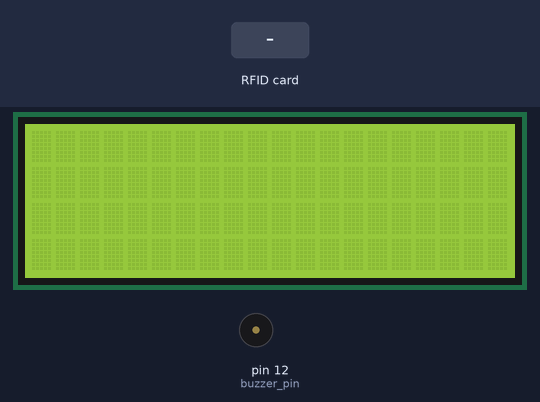
This program was run on a simulated Raspberry Pi (header pin numbers). Shown: 20×4 character LCD, buzzer (waves = sounding, pin HIGH). The test bench sets the inputs (shaded band). The RFID card's data blocks start empty; what the program prints to the terminal is not drawn.

Above: at 1.2 s.
1.3 s: RFID card 5E 7A 19 C4 held to the reader
At 1.74 s:
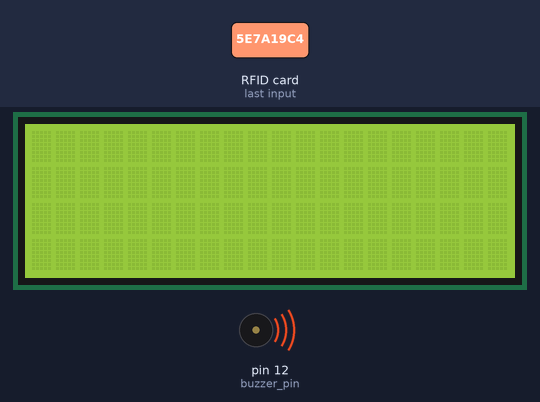
Timing chart, 0 to 4.3 s (numbered marks = the images above; inputs shaded):
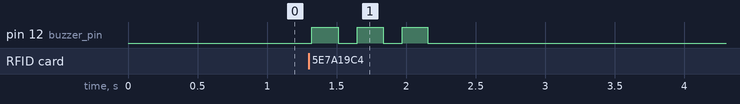

Measured:
- after the input at 1.3 s, pin 12 (buzzer_pin): alternates HIGH for 0.18 s and LOW for 0.14 s, 6 changes in all, then stays LOW, starting at once

The program:

Read_RFID_Buzzer_LCD.py
```python
import time

import RPi.GPIO as GPIO
from mfrc522 import SimpleMFRC522
from RPLCD.i2c import CharLCD

reader = SimpleMFRC522()
lcd = CharLCD('PCF8574', address=0x27, port=1, backlight_enabled=True)

# 設置蜂鳴器引腳和模式
buzzer_pin = 12  # 根據BOARD模式，將BCM 18對應的引腳更改為12
GPIO.setmode(GPIO.BOARD)  # GPIO.BOARD, 使用BOARD模式
GPIO.setup(buzzer_pin, GPIO.OUT)
# LCD clear
lcd.clear()
try:

    while True:
        print("請將卡靠近讀卡器...")
        GPIO.output(buzzer_pin, GPIO.LOW)
        id, text = reader.read()
        GPIO.output(buzzer_pin, GPIO.HIGH)
        print("ID: %s\nText: %s" % (id, text))
        # 顯示在 LCD 螢幕上
        lcd.cursor_pos = (0, 0)
        lcd.write_string(text)

        time.sleep(0.1)
        GPIO.output(buzzer_pin, GPIO.LOW)
        time.sleep(0.1)  # 在讀取到卡片後等待一段時間
finally:
    GPIO.cleanup()
```
